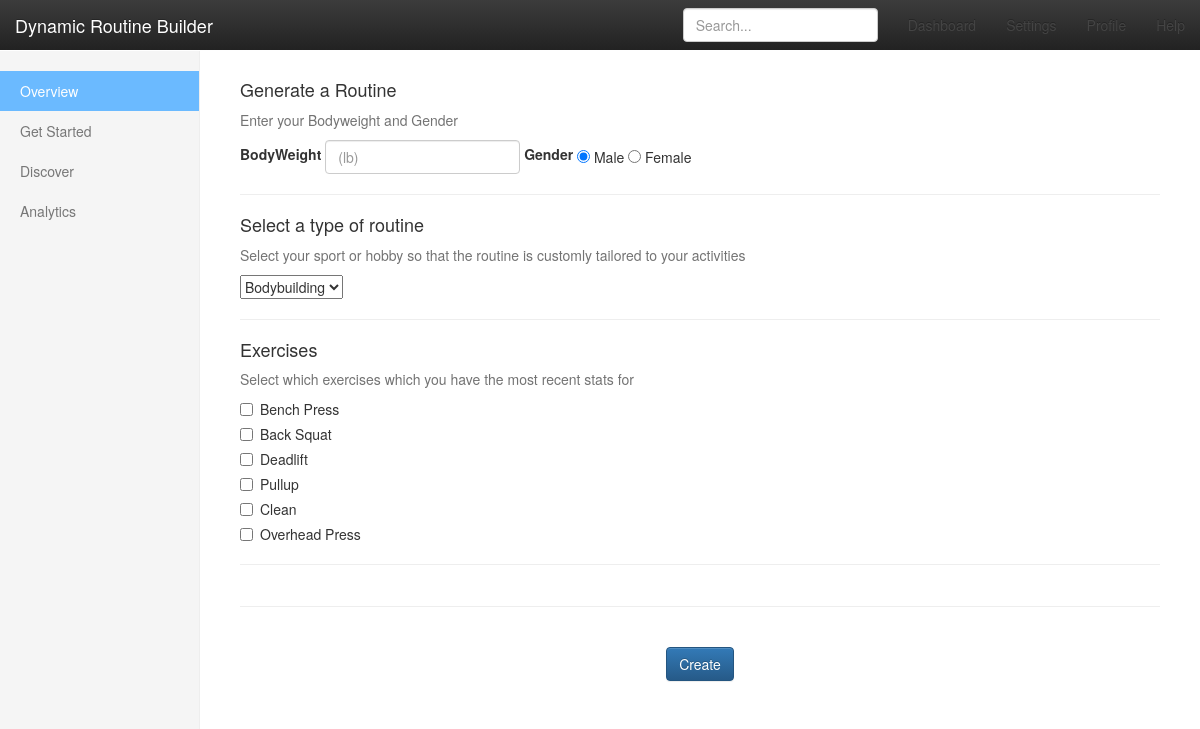
The app's page / (signed in) with its own data.
### myapp/models.py (models this page shows, shortened)
class auxExercise(models.Model):
    exerciseActual = models.ForeignKey(exercise)
    isCompound = models.BooleanField()

class exercise(models.Model):
    exerciseName = models.CharField(max_length=30)
    author = models.ForeignKey(User, null=True, blank=True)

### myapp/views.py (the view)
# urls.py: url(r'^$', views.index, name='index'),
def index(request):
    if request.user.is_authenticated():
        template = loader.get_template('index.html')
        exerciseList = auxExercise.objects.filter(isCompound = True)
        context = {
            'compoundExercises': exerciseList,
        }
        return HttpResponse(template.render(context, request))
    else:
        return HttpResponseRedirect("signin")

### myapp/templates/index.html (shortened to what this page needs)
<!DOCTYPE html>
<link rel="stylesheet" href="https://maxcdn.bootstrapcdn.com/bootstrap/3.3.6/css/bootstrap.min.css">
<link rel="stylesheet" href="/static/myapp/index.css">
<link rel="stylesheet" href="https://maxcdn.bootstrapcdn.com/bootstrap/3.3.6/css/bootstrap-theme.min.css">
<html lang="en">
<head>
</head>
<body>
<nav class="navbar navbar-inverse navbar-fixed-top">
    <div class="container-fluid">
        <div class="navbar-header">
            <a class="navbar-brand" href="#">Dynamic Routine Builder</a>
        </div>
        <div id="navbar" class="navbar-collapse collapse">
            <ul class="nav navbar-nav navbar-right">
                <li class="disabled"><a href="#">Dashboard</a></li>
                <li class="disabled"><a href="#">Settings</a></li>
                <li class="disabled"><a href="#">Profile</a></li>
                <li class="disabled"><a href="#">Help</a></li>
            </ul>
            <form class="navbar-form navbar-right">
                <input type="text" class="form-control" placeholder="Search...">
            </form>
        </div>
    </div>
</nav>
<div class="container-fluid">
    <div class="row">
        <div class="col-sm-3 col-md-2 sidebar">
            <ul class="nav nav-sidebar">
                <li class="active"><a href="/">Overview <span class="sr-only">(current)</span></a></li>
                <li class="disabled"><a href="#">Get Started</a></li>
                <li class="disabled"><a href="#">Discover</a></li>
                <li class="disabled"><a href="#">Analytics</a></li>
            </ul>
        </div>
        <div class="col-sm-9 col-sm-offset-3 col-md-10 col-md-offset-2 main">
            <h4>Generate a Routine</h4>
            <p class="help-block">Enter your Bodyweight and Gender</p>
            <form class="form-inline">
                <div class="form-group">
                    <label for="bodyWeight">BodyWeight</label>
                    <input type="text" class="form-control" id="bodyWeight" placeholder="(lb)">
                </div>
                <div class="form-group">
                    <label for="genderToggle">Gender</label>
                    <form id="myForm">
                        <div class="radio">
                            <label>
                                <input type="radio" name="optionsRadios" id="genderMale" value="Male" checked>
                                Male
                            </label>
                        </div>
                        <div class="radio">
                            <label>
                                <input type="radio" name="optionsRadios" id="genderFemale" value="Female">
                                Female
                            </label>
                        </div>
                    </form>
                </div>
            </form>
            <hr>
            <h4>Select a type of routine</h4>
            <p class="help-block">Select your sport or hobby so that the routine is customly tailored to your activities</p>
            <select name="list-select" id="routineDropDown">
                <option value='0'>Bodybuilding</option>
            </select>
            <hr>
            <h4>Exercises</h4>
            <p class="help-block">Select which exercises which you have the most recent stats for</p>
            <div id='exerciseList'>
                {% for eachExercise in compoundExercises %}
                    <div class='checkbox'>
                        <label>
                            <input id='exe{{ eachExercise.exerciseActual.pk }}' class='exerciseCheck' type='checkbox'> {{ eachExercise.exerciseActual.exerciseName }}
                        </label>
                    </div>
                {% endfor %}
            </div>
            <hr>
            <div id='resultMuscles' class="row">
                <div id="BeginnerMuscle" class="resultMuscleC col-md-2 col-md-offset-1"></div>
                <div id="NoviceMuscle" class="resultMuscleC col-md-2"></div>
                <div id="IntermediateMuscle" class="resultMuscleC col-md-2"></div>
                <div id="AdvancedMuscle" class="resultMuscleC col-md-2"></div>
                <div id="EliteMuscle" class="resultMuscleC col-md-2"></div>
            </div>
            <hr>
            <br>
            <button id="createRoutine" name="singlebutton" display="width:50%;" class="center-block btn btn-primary">Create</button>
        </div>
    </div>
</div>
</body>
</html>

### myapp/static/myapp/index.css (style rules this page uses)
body { padding-top: 50px; }
.navbar-fixed-top { border: 0; }
.sidebar { display: none; }
@media (min-width: 768px) { .sidebar { position: fixed; top: 51px; bottom: 0; left: 0; z-index: 1000; display: block; padding: 20px; overflow-x: hidden; overflow-y: auto; background-color: #f5f5f5; border-right: 1px solid #eee; } }
.nav-sidebar { margin-right: -21px; margin-bottom: 20px; margin-left: -20px; }
.nav-sidebar > li > a { padding-right: 20px; padding-left: 20px; }
.nav-sidebar > .active > a, .nav-sidebar > .active > a:hover, .nav-sidebar > .active > a:focus { color: #fff; background-color: #6bbaff; }
.main { padding: 20px; }
@media (min-width: 768px) { .main { padding-right: 40px; padding-left: 40px; } }

### records on screen
auxExercise: exerciseActual.exerciseName "Bench Press"
auxExercise: exerciseActual.exerciseName "Back Squat"
auxExercise: exerciseActual.exerciseName "Deadlift"
auxExercise: exerciseActual.exerciseName "Pullup"
auxExercise: exerciseActual.exerciseName "Clean"
auxExercise: exerciseActual.exerciseName "Overhead Press"
